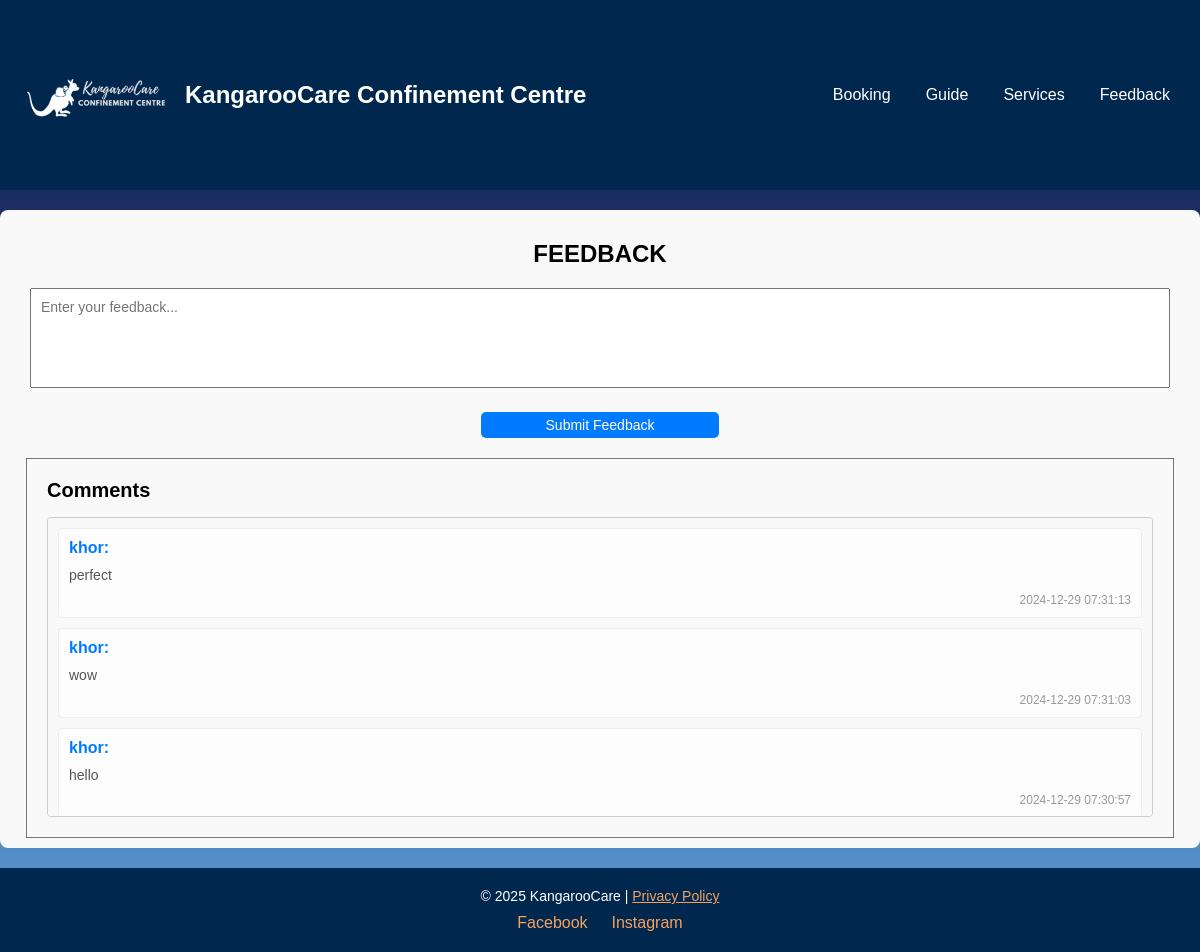
The app's page /feedback.php (signed in) with its own data.
### tables this page shows
CREATE TABLE `feedback` (
  `id` int(11) NOT NULL,
  `username` varchar(255) NOT NULL,
  `feedback` text NOT NULL,
  `created_at` timestamp NOT NULL DEFAULT current_timestamp()
);

### feedback.php (the view, shortened to what this page needs)
<?php
require_once 'config/db.php';
$sql = "SELECT * FROM feedback ORDER BY created_at DESC";
$result = $conn->query($sql);
?>
<!DOCTYPE html>
<html lang="en">
<head>
</head>
<body>
    <header>
        <div class="header-title">
            <img src="images/kangaroo-logo.png" alt="Logo">
            <h1>KangarooCare Confinement Centre</h1>
        </div>
        <nav class="nav-links">
            <a href="booking.php">Booking</a>
            <a href="guide.php">Guide</a>
            <a href="service_distinct.php">Services</a>
            <a href="feedback.php">Feedback</a>
        </nav>
    </header>
    <div class="container">
        <div class="feedback-section">
            <h2>Feedback</h2>
            <div class="textarea-container">
                <form action="<?php echo htmlspecialchars($_SERVER["PHP_SELF"]); ?>" method="POST">
                <textarea name="feedback" placeholder="Enter your feedback..."></textarea>
            </div>
            <button type="submit">Submit Feedback</button>
        </div>
        <div class="comment-container">
            <h3>Comments</h3>
            <div class="comment-bar">
                <?php if ($result->num_rows > 0): ?>
                    <?php while ($feedback = $result->fetch_assoc()): ?>
                        <div class="comment">
                            <div class="username"><?php echo htmlspecialchars($feedback['username']); ?>:</div>
                            <div class="comment-text"><?php echo nl2br(htmlspecialchars($feedback['feedback'])); ?></div>
                            <div class="created_at"><?php echo $feedback['created_at']; ?></div>
                        </div>
                    <?php endwhile; ?>
                <?php else: ?>
                    <p>No feedback available.</p>
                <?php endif; ?>
            </div>
        </div>
    </div>
    <footer>
        &copy; 2025 KangarooCare | <a href="#" style="color: #f4a261;">Privacy Policy</a>
        <div class="social-links">
            <a href="https://facebook.com">Facebook</a>
            <a href="https://instagram.com">Instagram</a>
        </div>
    </footer>
</body>
</html>

### feedback.php (style rules this page uses)
* { margin: 0; padding: 0; box-sizing: border-box; font-family: Arial, sans-serif; }
body { min-height: auto; justify-content: center; align-items: center; background: linear-gradient(to bottom, #0a0f44, #5a9bd6); }
.container { max-width: 1200px; margin: 0px auto; margin-top: 20px; margin-bottom: 20px; padding: 10px; background-color: #f9f9f9; border-radius: 8px; }
.container h2 { margin-bottom: 20px; font-weight: bold; text-transform: uppercase; text-align: center; }
.feedback-section { margin: 20px; text-align: center; }
.textarea-container { margin-bottom: 20px; }
textarea { width: 100%; height: 100px; resize: none; padding: 10px; font-size: 14px; }
button { padding: 5px 65px; font-size: 14px; background-color: #007BFF; color: white; border: none; border-radius: 5px; cursor: pointer; text-align: right; }
.comment-container { max-width: 1148px; margin: 0 auto; padding: 20px; background-color: #f9f9f9; border: 1px solid #767676; }
.comment-container h3 { font-size: 20px; margin-bottom: 15px; }
.comment-bar { max-height: 300px; overflow-y: auto; border: 1px solid #ccc; padding: 10px; background-color: #f9f9f9; border-radius: 4px; }
.comment { margin-bottom: 10px; padding: 10px; background-color: #fdfdfd; border: 1px solid #eee; border-radius: 4px; }
.comment-container .comment:last-child { margin-bottom: 0; }
.comment .username { font-weight: bold; color: #007bff; margin-bottom: 10px; }
.comment .comment-text { font-size: 14px; color: #555; margin-bottom: 10px; }
.comment .created_at { font-size: 12px; color: #999; text-align: right; }
header { background-color: #00274d; color: white; padding: 20px; display: flex; justify-content: space-between; align-items: center; }
header img { width: 150px; margin-right: 15px; }
header .header-title { display: flex; align-items: center; }
header h1 { margin: 0; font-size: 24px; }
.nav-links { display: flex; gap: 15px; }
.nav-links a { color: white; text-decoration: none; font-size: 16px; padding: 5px 10px; border-radius: 5px; transition: background-color 0.3s; }
footer { background-color: #00274d; color: white; padding: 20px; text-align: center; font-size: 14px; }
footer .social-links { margin-top: 10px; }
footer .social-links a { color: #f4a261; text-decoration: none; margin: 0 10px; font-size: 16px; }

### records on screen
feedback: username "khor", feedback "perfect", created_at "2024-12-29 07:31:13"
feedback: username "khor", feedback "wow", created_at "2024-12-29 07:31:03"
feedback: username "khor", feedback "hello", created_at "2024-12-29 07:30:57"
